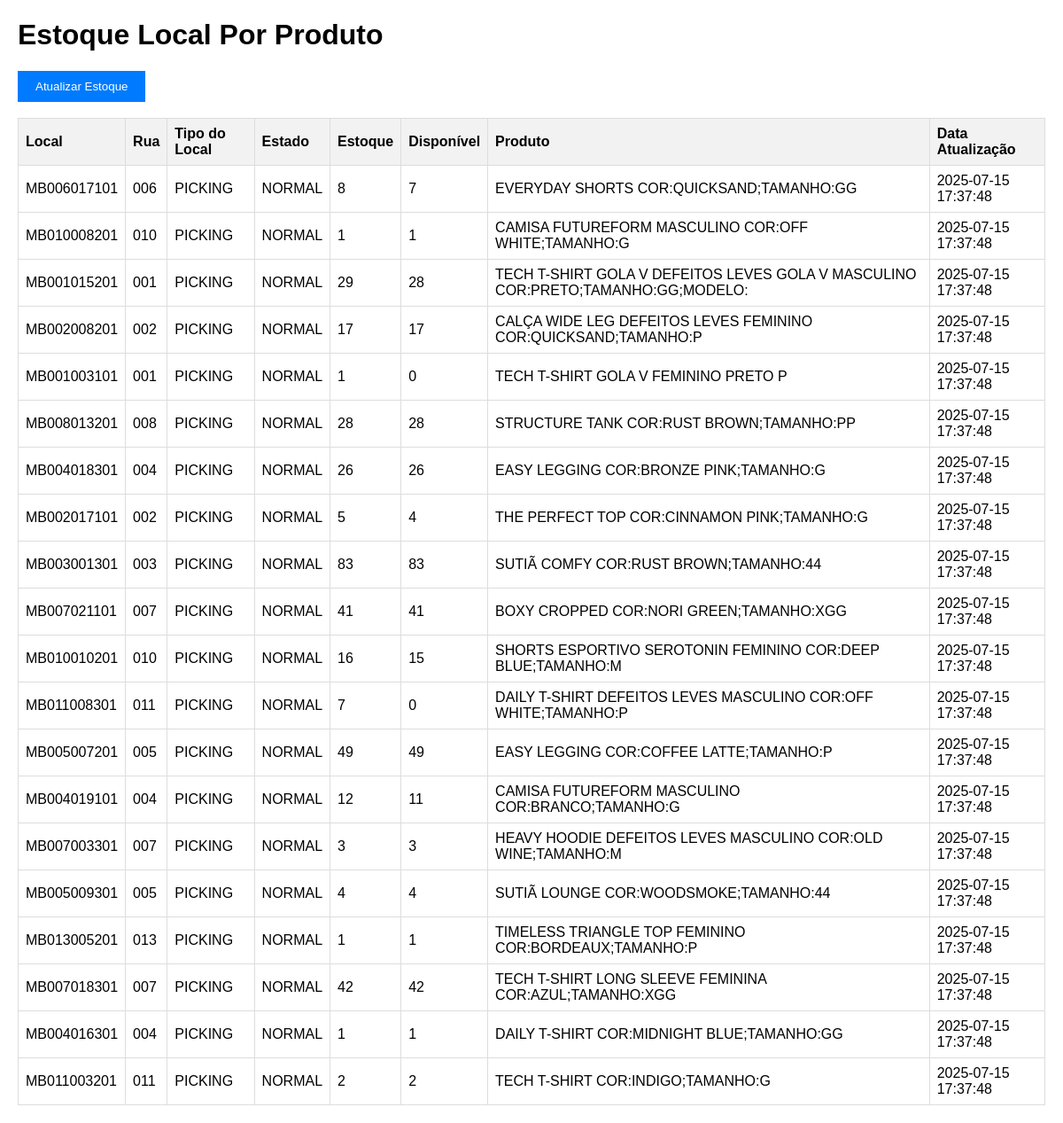
The page / on the database its author committed.
### models.py (models this page shows)
class Estoque(db.Model):
    id = db.Column(db.Integer, primary_key=True, autoincrement=True)
    Local = db.Column(db.String(255))
    Rua = db.Column(db.String(10))
    F_IDLOCAL = db.Column(db.String(255))
    Tipo_do_Local = db.Column(db.String(255))
    Estado = db.Column(db.String(255))
    Buffer = db.Column(db.Boolean)
    Local_Ativo = db.Column(db.Boolean)
    Setor = db.Column(db.String(255))
    Regiao = db.Column(db.String(255))
    Estoque = db.Column(db.Integer)
    Pendencia = db.Column(db.Integer)
    Adicionar = db.Column(db.Integer)
    Disponivel = db.Column(db.Integer)
    Barra = db.Column(db.String(255))
    Descricao_Reduzida = db.Column(db.String(255))
    idProduto = db.Column(db.String(255))
    Codigo_do_Produto = db.Column(db.String(255))
    Codigo_Produto_Depositante = db.Column(db.String(255))
    Produto = db.Column(db.String(255))
    Depositante = db.Column(db.String(255))
    Tipo = db.Column(db.String(255))
    H_IDARMAZEM = db.Column(db.String(255))
    H_IDDEPOSITANTE = db.Column(db.String(255))
    H_ORDEM = db.Column(db.String(255))
    H_RN = db.Column(db.String(255))
    data_atualizacao = db.Column(db.DateTime)

### app.py (the view)
@app.route('/')
def index():
    estoques = Estoque.query.limit(20).all()
    return render_template('index.html', estoques=estoques)

### templates/index.html (shortened to what this page needs)
<!DOCTYPE html>
<html lang="pt-BR">
<head>
</head>
<body>
    <h1>Estoque Local Por Produto</h1>
    <form method="POST" action="{{ url_for('atualizar_estoque') }}">
        <button type="submit">Atualizar Estoque</button>
        <br>
        <br>
    </form>
    {% if estoques %}
        <table>
            <thead>
                <tr>
                    <th>Local</th>
                    <th>Rua</th>
                    <th>Tipo do Local</th>
                    <th>Estado</th>
                    <th>Estoque</th>
                    <th>Disponível</th>
                    <th>Produto</th>
                    <th>Data Atualização</th>
                </tr>
            </thead>
            <tbody>
                {% for estoque in estoques %}
                    <tr>
                        <td>{{ estoque.Local }}</td>
                        <td>{{ estoque.Rua }}</td>
                        <td>{{ estoque.Tipo_do_Local }}</td>
                        <td>{{ estoque.Estado }}</td>
                        <td>{{ estoque.Estoque }}</td>
                        <td>{{ estoque.Disponivel }}</td>
                        <td>{{ estoque.Produto }}</td>
                        <td>{{ estoque.data_atualizacao }}</td>
                    </tr>
                {% endfor %}
            </tbody>
        </table>
    {% else %}
        <p>Nenhum dado de estoque disponível.</p>
    {% endif %}
</body>
</html>

### templates/index.html (style rules this page uses)
body { font-family: Arial, sans-serif; margin: 20px; }
table { border-collapse: collapse; width: 100%; }
th, td { border: 1px solid #ddd; padding: 8px; text-align: left; }
th { background-color: #f2f2f2; }
button { padding: 10px 20px; background-color: #007bff; color: white; border: none; cursor: pointer; }

### rows shown on the page
Estoque: Local "MB006017101", Rua "006", Tipo_do_Local "PICKING", Estado "NORMAL", Estoque "8", Disponivel "7", Produto "EVERYDAY SHORTS COR:QUICKSAND;TAMANHO:GG", data_atualizacao "2025-07-15 17:37:48"
Estoque: Local "MB010008201", Rua "010", Tipo_do_Local "PICKING", Estado "NORMAL", Estoque "1", Disponivel "1", Produto "CAMISA FUTUREFORM MASCULINO COR:OFF WHITE;TAMANHO:G", data_atualizacao "2025-07-15 17:37:48"
Estoque: Local "MB001015201", Rua "001", Tipo_do_Local "PICKING", Estado "NORMAL", Estoque "29", Disponivel "28", Produto "TECH T-SHIRT GOLA V DEFEITOS LEVES GOLA V MASCULINO COR:PRETO;TAMANHO:GG;MODELO:", data_atualizacao "2025-07-15 17:37:48"
Estoque: Local "MB002008201", Rua "002", Tipo_do_Local "PICKING", Estado "NORMAL", Estoque "17", Disponivel "17", Produto "CALÇA WIDE LEG DEFEITOS LEVES FEMININO COR:QUICKSAND;TAMANHO:P", data_atualizacao "2025-07-15 17:37:48"
Estoque: Local "MB001003101", Rua "001", Tipo_do_Local "PICKING", Estado "NORMAL", Estoque "1", Disponivel "0", Produto "TECH T-SHIRT GOLA V FEMININO PRETO P", data_atualizacao "2025-07-15 17:37:48"
Estoque: Local "MB008013201", Rua "008", Tipo_do_Local "PICKING", Estado "NORMAL", Estoque "28", Disponivel "28", Produto "STRUCTURE TANK COR:RUST BROWN;TAMANHO:PP", data_atualizacao "2025-07-15 17:37:48"
Estoque: Local "MB004018301", Rua "004", Tipo_do_Local "PICKING", Estado "NORMAL", Estoque "26", Disponivel "26", Produto "EASY LEGGING COR:BRONZE PINK;TAMANHO:G", data_atualizacao "2025-07-15 17:37:48"
Estoque: Local "MB002017101", Rua "002", Tipo_do_Local "PICKING", Estado "NORMAL", Estoque "5", Disponivel "4", Produto "THE PERFECT TOP COR:CINNAMON PINK;TAMANHO:G", data_atualizacao "2025-07-15 17:37:48"
Estoque: Local "MB003001301", Rua "003", Tipo_do_Local "PICKING", Estado "NORMAL", Estoque "83", Disponivel "83", Produto "SUTIÃ COMFY COR:RUST BROWN;TAMANHO:44", data_atualizacao "2025-07-15 17:37:48"
Estoque: Local "MB007021101", Rua "007", Tipo_do_Local "PICKING", Estado "NORMAL", Estoque "41", Disponivel "41", Produto "BOXY CROPPED COR:NORI GREEN;TAMANHO:XGG", data_atualizacao "2025-07-15 17:37:48"
Estoque: Local "MB010010201", Rua "010", Tipo_do_Local "PICKING", Estado "NORMAL", Estoque "16", Disponivel "15", Produto "SHORTS ESPORTIVO SEROTONIN FEMININO COR:DEEP BLUE;TAMANHO:M", data_atualizacao "2025-07-15 17:37:48"
Estoque: Local "MB011008301", Rua "011", Tipo_do_Local "PICKING", Estado "NORMAL", Estoque "7", Disponivel "0", Produto "DAILY T-SHIRT DEFEITOS LEVES MASCULINO COR:OFF WHITE;TAMANHO:P", data_atualizacao "2025-07-15 17:37:48"
Estoque: Local "MB005007201", Rua "005", Tipo_do_Local "PICKING", Estado "NORMAL", Estoque "49", Disponivel "49", Produto "EASY LEGGING COR:COFFEE LATTE;TAMANHO:P", data_atualizacao "2025-07-15 17:37:48"
Estoque: Local "MB004019101", Rua "004", Tipo_do_Local "PICKING", Estado "NORMAL", Estoque "12", Disponivel "11", Produto "CAMISA FUTUREFORM MASCULINO COR:BRANCO;TAMANHO:G", data_atualizacao "2025-07-15 17:37:48"
Estoque: Local "MB007003301", Rua "007", Tipo_do_Local "PICKING", Estado "NORMAL", Estoque "3", Disponivel "3", Produto "HEAVY HOODIE DEFEITOS LEVES MASCULINO COR:OLD WINE;TAMANHO:M", data_atualizacao "2025-07-15 17:37:48"
Estoque: Local "MB005009301", Rua "005", Tipo_do_Local "PICKING", Estado "NORMAL", Estoque "4", Disponivel "4", Produto "SUTIÃ LOUNGE COR:WOODSMOKE;TAMANHO:44", data_atualizacao "2025-07-15 17:37:48"
Estoque: Local "MB013005201", Rua "013", Tipo_do_Local "PICKING", Estado "NORMAL", Estoque "1", Disponivel "1", Produto "TIMELESS TRIANGLE TOP FEMININO COR:BORDEAUX;TAMANHO:P", data_atualizacao "2025-07-15 17:37:48"
Estoque: Local "MB007018301", Rua "007", Tipo_do_Local "PICKING", Estado "NORMAL", Estoque "42", Disponivel "42", Produto "TECH T-SHIRT LONG SLEEVE FEMININA COR:AZUL;TAMANHO:XGG", data_atualizacao "2025-07-15 17:37:48"
Estoque: Local "MB004016301", Rua "004", Tipo_do_Local "PICKING", Estado "NORMAL", Estoque "1", Disponivel "1", Produto "DAILY T-SHIRT COR:MIDNIGHT BLUE;TAMANHO:GG", data_atualizacao "2025-07-15 17:37:48"
Estoque: Local "MB011003201", Rua "011", Tipo_do_Local "PICKING", Estado "NORMAL", Estoque "2", Disponivel "2", Produto "TECH T-SHIRT COR:INDIGO;TAMANHO:G", data_atualizacao "2025-07-15 17:37:48"
